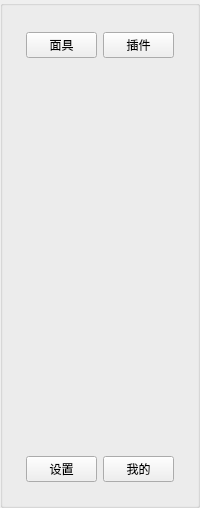
      <widget class="QGroupBox" name="groupBox">
       <property name="sizePolicy">
        <sizepolicy hsizetype="Preferred" vsizetype="Fixed">
         <horstretch>0</horstretch>
         <verstretch>0</verstretch>
        </sizepolicy>
       </property>
       <property name="minimumSize">
        <size>
         <width>200</width>
         <height>0</height>
        </size>
       </property>
       <property name="maximumSize">
        <size>
         <width>200</width>
         <height>16777215</height>
        </size>
       </property>
       <property name="styleSheet">
        <string notr="true">#groupBox{
	background-color:rgb(85, 85, 255);
	border-bottom-left-radius:20px;
	border-top-right-radius:20px;
}</string>
       </property>
       <property name="title">
        <string/>
       </property>
       <layout class="QVBoxLayout" name="verticalLayout_2">
        <item>
         <widget class="QGroupBox" name="groupBox_2">
          <property name="styleSheet">
           <string notr="true">#groupBox_2{
	border:none;
}</string>
          </property>
          <property name="title">
           <string/>
          </property>
          <layout class="QHBoxLayout" name="horizontalLayout_2">
           <item>
            <widget class="PushButton" name="mask_button">
             <property name="styleSheet">
              <string notr="true">PushButton, ToolButton, ToggleButton, ToggleToolButton {
    color: white;
    background: rgba(255, 255, 255, 0.7);
    border: 1px solid rgba(0, 0, 0, 0.073);
    border-bottom: 1px solid rgba(0, 0, 0, 0.183);
    border-radius: 5px;
    /* font: 14px 'Segoe UI', 'Microsoft YaHei'; */
    padding: 5px 12px 6px 12px;
    outline: none;
}

ToolButton {
    padding: 5px 9px 6px 8px;
}

PushButton[isPlaceholderText=true] {
    color: rgba(0, 0, 0, 0.6063);
}

PushButton[hasIcon=false] {
    padding: 5px 12px 6px 12px;
}

PushButton[hasIcon=true] {
    padding: 5px 12px 6px 36px;
}

DropDownToolButton, PrimaryDropDownToolButton {
    padding: 5px 31px 6px 8px;
}

DropDownPushButton[hasIcon=false],
PrimaryDropDownPushButton[hasIcon=false] {
    padding: 5px 31px 6px 12px;
}

DropDownPushButton[hasIcon=true],
PrimaryDropDownPushButton[hasIcon=true] {
    padding: 5px 31px 6px 36px;
}

PushButton:hover, ToolButton:hover, ToggleButton:hover, ToggleToolButton:hover {
    background: rgba(249, 249, 249, 0.5);
}

PushButton:pressed, ToolButton:pressed, ToggleButton:pressed, ToggleToolButton:pressed {
    color: rgba(0, 0, 0, 0.63);
    background: rgba(249, 249, 249, 0.3);
    border-bottom: 1px solid rgba(0, 0, 0, 0.073);
}

PushButton:disabled, ToolButton:disabled, ToggleButton:disabled, ToggleToolButton:disabled {
    color: rgba(0, 0, 0, 0.36);
    background: rgba(249, 249, 249, 0.3);
    border: 1px solid rgba(0, 0, 0, 0.06);
    border-bottom: 1px solid rgba(0, 0, 0, 0.06);
}


PrimaryPushButton,
PrimaryToolButton,
ToggleButton:checked,
ToggleToolButton:checked {
    color: white;
    background-color: #009faa;
    border: 1px solid #00a7b3;
    border-bottom: 1px solid #007780;
}

PrimaryPushButton:hover,
PrimaryToolButton:hover,
ToggleButton:checked:hover,
ToggleToolButton:checked:hover {
    background-color: #00a7b3;
    border: 1px solid #2daab3;
    border-bottom: 1px solid #007780;
}

PrimaryPushButton:pressed,
PrimaryToolButton:pressed,
ToggleButton:checked:pressed,
ToggleToolButton:checked:pressed {
    color: rgba(255, 255, 255, 0.63);
    background-color: #3eabb3;
    border: 1px solid #3eabb3;
}

PrimaryPushButton:disabled,
PrimaryToolButton:disabled,
ToggleButton:checked:disabled,
ToggleToolButton:checked:disabled {
    color: rgba(255, 255, 255, 0.9);
    background-color: rgb(205, 205, 205);
    border: 1px solid rgb(205, 205, 205);
}

SplitDropButton,
PrimarySplitDropButton {
    border-left: none;
    border-top-left-radius: 0;
    border-bottom-left-radius: 0;
}

#splitPushButton,
#splitToolButton,
#primarySplitPushButton,
#primarySplitToolButton {
    border-top-right-radius: 0;
    border-bottom-right-radius: 0;
}

#splitPushButton:pressed,
#splitToolButton:pressed,
SplitDropButton:pressed {
    border-bottom: 1px solid rgba(0, 0, 0, 0.183);
}

PrimarySplitDropButton:pressed {
    border-bottom: 1px solid #007780;
}

#primarySplitPushButton, #primarySplitToolButton {
    border-right: 1px solid #3eabb3;
}

#primarySplitPushButton:pressed, #primarySplitToolButton:pressed {
    border-bottom: 1px solid #007780;
}

HyperlinkButton {
    /* font: 14px 'Segoe UI', 'Microsoft YaHei'; */
    padding: 6px 12px 6px 12px;
    color: #009faa;
    border: none;
    border-radius: 6px;
    background-color: transparent;
}

HyperlinkButton[hasIcon=false] {
    padding: 6px 12px 6px 12px;
}

HyperlinkButton[hasIcon=true] {
    padding: 6px 12px 6px 36px;
}

HyperlinkButton:hover {
    color: #009faa;
    background-color: rgba(0, 0, 0, 10);
    border: none;
}

HyperlinkButton:pressed {
    color: #009faa;
    background-color: rgba(0, 0, 0, 6);
    border: none;
}

HyperlinkButton:disabled {
    color: rgba(0, 0, 0, 0.43);
    background-color: transparent;
    border: none;
}


RadioButton {
    min-height: 24px;
    max-height: 24px;
    background-color: transparent;
    font: 14px 'Segoe UI', 'Microsoft YaHei', 'PingFang SC';
    color: black;
}

RadioButton::indicator {
    width: 18px;
    height: 18px;
    border-radius: 11px;
    border: 2px solid #999999;
    background-color: rgba(0, 0, 0, 5);
    margin-right: 4px;
}

RadioButton::indicator:hover {
    background-color: rgba(0, 0, 0, 0);
}

RadioButton::indicator:pressed {
    border: 2px solid #bbbbbb;
    background-color: qradialgradient(spread:pad, cx:0.5, cy:0.5, radius:0.5, fx:0.5, fy:0.5,
            stop:0 rgb(255, 255, 255),
            stop:0.5 rgb(255, 255, 255),
            stop:0.6 rgb(225, 224, 223),
            stop:1 rgb(225, 224, 223));
}

RadioButton::indicator:checked {
    height: 22px;
    width: 22px;
    border: none;
    border-radius: 11px;
    background-color: qradialgradient(spread:pad, cx:0.5, cy:0.5, radius:0.5, fx:0.5, fy:0.5,
            stop:0 rgb(255, 255, 255),
            stop:0.5 rgb(255, 255, 255),
            stop:0.6 #009faa,
            stop:1 #009faa);
}

RadioButton::indicator:checked:hover {
    background-color: qradialgradient(spread:pad, cx:0.5, cy:0.5, radius:0.5, fx:0.5, fy:0.5,
            stop:0 rgb(255, 255, 255),
            stop:0.6 rgb(255, 255, 255),
            stop:0.7 #009faa,
            stop:1 #009faa);
}

RadioButton::indicator:checked:pressed {
    background-color: qradialgradient(spread:pad, cx:0.5, cy:0.5, radius:0.5, fx:0.5, fy:0.5,
            stop:0 rgb(255, 255, 255),
            stop:0.5 rgb(255, 255, 255),
            stop:0.6 #009faa,
            stop:1 #009faa);
}

RadioButton:disabled {
    color: rgba(0, 0, 0, 110);
}

RadioButton::indicator:disabled {
    border: 2px solid #bbbbbb;
    background-color: transparent;
}

RadioButton::indicator:disabled:checked {
    border: none;
    background-color: qradialgradient(spread:pad, cx:0.5, cy:0.5, radius:0.5, fx:0.5, fy:0.5,
            stop:0 rgb(255, 255, 255),
            stop:0.5 rgb(255, 255, 255),
            stop:0.6 rgba(0, 0, 0, 0.2169),
            stop:1 rgba(0, 0, 0, 0.2169));
}

TransparentToolButton,
TransparentToggleToolButton,
TransparentDropDownToolButton,
TransparentPushButton,
TransparentDropDownPushButton,
TransparentTogglePushButton {
    background-color: transparent;
    border: none;
    border-radius: 5px;
    margin: 0;
}

TransparentToolButton:hover,
TransparentToggleToolButton:hover,
TransparentDropDownToolButton:hover,
TransparentPushButton:hover,
TransparentDropDownPushButton:hover,
TransparentTogglePushButton:hover {
    background-color: rgba(0, 0, 0, 9);
    border: none;
}

TransparentToolButton:pressed,
TransparentToggleToolButton:pressed,
TransparentDropDownToolButton:pressed,
TransparentPushButton:pressed,
TransparentDropDownPushButton:pressed,
TransparentTogglePushButton:pressed {
    background-color: rgba(0, 0, 0, 6);
    border: none;
}

TransparentToolButton:disabled,
TransparentToggleToolButton:disabled,
TransparentDropDownToolButton:disabled,
TransparentPushButton:disabled,
TransparentDropDownPushButton:disabled,
TransparentTogglePushButton:disabled {
    background-color: transparent;
    border: none;
}


PillPushButton,
PillPushButton:hover,
PillPushButton:pressed,
PillPushButton:disabled,
PillPushButton:checked,
PillPushButton:checked:hover,
PillPushButton:checked:pressed,
PillPushButton:disabled:checked,
PillToolButton,
PillToolButton:hover,
PillToolButton:pressed,
PillToolButton:disabled,
PillToolButton:checked,
PillToolButton:checked:hover,
PillToolButton:checked:pressed,
PillToolButton:disabled:checked {
    background-color: transparent;
    border: none;
}
</string>
             </property>
             <property name="text">
              <string>面具</string>
             </property>
            </widget>
           </item>
           <item>
            <widget class="PushButton" name="insert_button">
             <property name="styleSheet">
              <string notr="true">PushButton, ToolButton, ToggleButton, ToggleToolButton {
    color: white;
    background: rgba(255, 255, 255, 0.7);
    border: 1px solid rgba(0, 0, 0, 0.073);
    border-bottom: 1px solid rgba(0, 0, 0, 0.183);
    border-radius: 5px;
    /* font: 14px 'Segoe UI', 'Microsoft YaHei'; */
    padding: 5px 12px 6px 12px;
    outline: none;
}

ToolButton {
    padding: 5px 9px 6px 8px;
}

PushButton[isPlaceholderText=true] {
    color: rgba(0, 0, 0, 0.6063);
}

PushButton[hasIcon=false] {
    padding: 5px 12px 6px 12px;
}

PushButton[hasIcon=true] {
    padding: 5px 12px 6px 36px;
}

DropDownToolButton, PrimaryDropDownToolButton {
    padding: 5px 31px 6px 8px;
}

DropDownPushButton[hasIcon=false],
PrimaryDropDownPushButton[hasIcon=false] {
    padding: 5px 31px 6px 12px;
}

DropDownPushButton[hasIcon=true],
PrimaryDropDownPushButton[hasIcon=true] {
    padding: 5px 31px 6px 36px;
}

PushButton:hover, ToolButton:hover, ToggleButton:hover, ToggleToolButton:hover {
    background: rgba(249, 249, 249, 0.5);
}

PushButton:pressed, ToolButton:pressed, ToggleButton:pressed, ToggleToolButton:pressed {
    color: rgba(0, 0, 0, 0.63);
    background: rgba(249, 249, 249, 0.3);
    border-bottom: 1px solid rgba(0, 0, 0, 0.073);
}

PushButton:disabled, ToolButton:disabled, ToggleButton:disabled, ToggleToolButton:disabled {
    color: rgba(0, 0, 0, 0.36);
    background: rgba(249, 249, 249, 0.3);
    border: 1px solid rgba(0, 0, 0, 0.06);
    border-bottom: 1px solid rgba(0, 0, 0, 0.06);
}


PrimaryPushButton,
PrimaryToolButton,
ToggleButton:checked,
ToggleToolButton:checked {
    color: white;
    background-color: #009faa;
    border: 1px solid #00a7b3;
    border-bottom: 1px solid #007780;
}

PrimaryPushButton:hover,
PrimaryToolButton:hover,
ToggleButton:checked:hover,
ToggleToolButton:checked:hover {
    background-color: #00a7b3;
    border: 1px solid #2daab3;
    border-bottom: 1px solid #007780;
}

PrimaryPushButton:pressed,
PrimaryToolButton:pressed,
ToggleButton:checked:pressed,
ToggleToolButton:checked:pressed {
    color: rgba(255, 255, 255, 0.63);
    background-color: #3eabb3;
    border: 1px solid #3eabb3;
}

PrimaryPushButton:disabled,
PrimaryToolButton:disabled,
ToggleButton:checked:disabled,
ToggleToolButton:checked:disabled {
    color: rgba(255, 255, 255, 0.9);
    background-color: rgb(205, 205, 205);
    border: 1px solid rgb(205, 205, 205);
}

SplitDropButton,
PrimarySplitDropButton {
    border-left: none;
    border-top-left-radius: 0;
    border-bottom-left-radius: 0;
}

#splitPushButton,
#splitToolButton,
#primarySplitPushButton,
#primarySplitToolButton {
    border-top-right-radius: 0;
    border-bottom-right-radius: 0;
}

#splitPushButton:pressed,
#splitToolButton:pressed,
SplitDropButton:pressed {
    border-bottom: 1px solid rgba(0, 0, 0, 0.183);
}

PrimarySplitDropButton:pressed {
    border-bottom: 1px solid #007780;
}

#primarySplitPushButton, #primarySplitToolButton {
    border-right: 1px solid #3eabb3;
}

#primarySplitPushButton:pressed, #primarySplitToolButton:pressed {
    border-bottom: 1px solid #007780;
}

HyperlinkButton {
    /* font: 14px 'Segoe UI', 'Microsoft YaHei'; */
    padding: 6px 12px 6px 12px;
    color: #009faa;
    border: none;
    border-radius: 6px;
    background-color: transparent;
}

HyperlinkButton[hasIcon=false] {
    padding: 6px 12px 6px 12px;
}

HyperlinkButton[hasIcon=true] {
    padding: 6px 12px 6px 36px;
}

HyperlinkButton:hover {
    color: #009faa;
    background-color: rgba(0, 0, 0, 10);
    border: none;
}

HyperlinkButton:pressed {
    color: #009faa;
    background-color: rgba(0, 0, 0, 6);
    border: none;
}

HyperlinkButton:disabled {
    color: rgba(0, 0, 0, 0.43);
    background-color: transparent;
    border: none;
}


RadioButton {
    min-height: 24px;
    max-height: 24px;
    background-color: transparent;
    font: 14px 'Segoe UI', 'Microsoft YaHei', 'PingFang SC';
    color: black;
}

RadioButton::indicator {
    width: 18px;
    height: 18px;
    border-radius: 11px;
    border: 2px solid #999999;
    background-color: rgba(0, 0, 0, 5);
    margin-right: 4px;
}

RadioButton::indicator:hover {
    background-color: rgba(0, 0, 0, 0);
}

RadioButton::indicator:pressed {
    border: 2px solid #bbbbbb;
    background-color: qradialgradient(spread:pad, cx:0.5, cy:0.5, radius:0.5, fx:0.5, fy:0.5,
            stop:0 rgb(255, 255, 255),
            stop:0.5 rgb(255, 255, 255),
            stop:0.6 rgb(225, 224, 223),
            stop:1 rgb(225, 224, 223));
}

RadioButton::indicator:checked {
    height: 22px;
    width: 22px;
    border: none;
    border-radius: 11px;
    background-color: qradialgradient(spread:pad, cx:0.5, cy:0.5, radius:0.5, fx:0.5, fy:0.5,
            stop:0 rgb(255, 255, 255),
            stop:0.5 rgb(255, 255, 255),
            stop:0.6 #009faa,
            stop:1 #009faa);
}

RadioButton::indicator:checked:hover {
    background-color: qradialgradient(spread:pad, cx:0.5, cy:0.5, radius:0.5, fx:0.5, fy:0.5,
            stop:0 rgb(255, 255, 255),
            stop:0.6 rgb(255, 255, 255),
            stop:0.7 #009faa,
            stop:1 #009faa);
}

RadioButton::indicator:checked:pressed {
    background-color: qradialgradient(spread:pad, cx:0.5, cy:0.5, radius:0.5, fx:0.5, fy:0.5,
            stop:0 rgb(255, 255, 255),
            stop:0.5 rgb(255, 255, 255),
            stop:0.6 #009faa,
            stop:1 #009faa);
}

RadioButton:disabled {
    color: rgba(0, 0, 0, 110);
}

RadioButton::indicator:disabled {
    border: 2px solid #bbbbbb;
    background-color: transparent;
}

RadioButton::indicator:disabled:checked {
    border: none;
    background-color: qradialgradient(spread:pad, cx:0.5, cy:0.5, radius:0.5, fx:0.5, fy:0.5,
            stop:0 rgb(255, 255, 255),
            stop:0.5 rgb(255, 255, 255),
            stop:0.6 rgba(0, 0, 0, 0.2169),
            stop:1 rgba(0, 0, 0, 0.2169));
}

TransparentToolButton,
TransparentToggleToolButton,
TransparentDropDownToolButton,
TransparentPushButton,
TransparentDropDownPushButton,
TransparentTogglePushButton {
    background-color: transparent;
    border: none;
    border-radius: 5px;
    margin: 0;
}

TransparentToolButton:hover,
TransparentToggleToolButton:hover,
TransparentDropDownToolButton:hover,
TransparentPushButton:hover,
TransparentDropDownPushButton:hover,
TransparentTogglePushButton:hover {
    background-color: rgba(0, 0, 0, 9);
    border: none;
}

TransparentToolButton:pressed,
TransparentToggleToolButton:pressed,
TransparentDropDownToolButton:pressed,
TransparentPushButton:pressed,
TransparentDropDownPushButton:pressed,
TransparentTogglePushButton:pressed {
    background-color: rgba(0, 0, 0, 6);
    border: none;
}

TransparentToolButton:disabled,
TransparentToggleToolButton:disabled,
TransparentDropDownToolButton:disabled,
TransparentPushButton:disabled,
TransparentDropDownPushButton:disabled,
TransparentTogglePushButton:disabled {
    background-color: transparent;
    border: none;
}


PillPushButton,
PillPushButton:hover,
PillPushButton:pressed,
PillPushButton:disabled,
PillPushButton:checked,
PillPushButton:checked:hover,
PillPushButton:checked:pressed,
PillPushButton:disabled:checked,
PillToolButton,
PillToolButton:hover,
PillToolButton:pressed,
PillToolButton:disabled,
PillToolButton:checked,
PillToolButton:checked:hover,
PillToolButton:checked:pressed,
PillToolButton:disabled:checked {
    background-color: transparent;
    border: none;
}
</string>
             </property>
             <property name="text">
              <string>插件</string>
             </property>
            </widget>
           </item>
          </layout>
         </widget>
        </item>
        <item>
         <spacer name="verticalSpacer">
          <property name="orientation">
           <enum>Qt::Vertical</enum>
          </property>
          <property name="sizeHint" stdset="0">
           <size>
            <width>20</width>
            <height>365</height>
           </size>
          </property>
         </spacer>
        </item>
        <item>
         <widget class="QGroupBox" name="groupBox_6">
          <property name="styleSheet">
           <string notr="true">#groupBox_6{
border:none
}</string>
          </property>
          <property name="title">
           <string/>
          </property>
          <layout class="QHBoxLayout" name="horizontalLayout_6">
           <item>
            <widget class="PushButton" name="PushButton">
             <property name="styleSheet">
              <string notr="true">PushButton, ToolButton, ToggleButton, ToggleToolButton {
    color: white;
    background: rgba(255, 255, 255, 0.7);
    border: 1px solid rgba(0, 0, 0, 0.073);
    border-bottom: 1px solid rgba(0, 0, 0, 0.183);
    border-radius: 5px;
    /* font: 14px 'Segoe UI', 'Microsoft YaHei'; */
    padding: 5px 12px 6px 12px;
    outline: none;
}

ToolButton {
    padding: 5px 9px 6px 8px;
}

PushButton[isPlaceholderText=true] {
    color: rgba(0, 0, 0, 0.6063);
}

PushButton[hasIcon=false] {
    padding: 5px 12px 6px 12px;
}

PushButton[hasIcon=true] {
    padding: 5px 12px 6px 36px;
}

DropDownToolButton, PrimaryDropDownToolButton {
    padding: 5px 31px 6px 8px;
}

DropDownPushButton[hasIcon=false],
PrimaryDropDownPushButton[hasIcon=false] {
    padding: 5px 31px 6px 12px;
}

DropDownPushButton[hasIcon=true],
PrimaryDropDownPushButton[hasIcon=true] {
    padding: 5px 31px 6px 36px;
}

PushButton:hover, ToolButton:hover, ToggleButton:hover, ToggleToolButton:hover {
    background: rgba(249, 249, 249, 0.5);
}

PushButton:pressed, ToolButton:pressed, ToggleButton:pressed, ToggleToolButton:pressed {
    color: rgba(0, 0, 0, 0.63);
    background: rgba(249, 249, 249, 0.3);
    border-bottom: 1px solid rgba(0, 0, 0, 0.073);
}

PushButton:disabled, ToolButton:disabled, ToggleButton:disabled, ToggleToolButton:disabled {
    color: rgba(0, 0, 0, 0.36);
    background: rgba(249, 249, 249, 0.3);
    border: 1px solid rgba(0, 0, 0, 0.06);
    border-bottom: 1px solid rgba(0, 0, 0, 0.06);
}


PrimaryPushButton,
PrimaryToolButton,
ToggleButton:checked,
ToggleToolButton:checked {
    color: white;
    background-color: #009faa;
    border: 1px solid #00a7b3;
    border-bottom: 1px solid #007780;
}

PrimaryPushButton:hover,
PrimaryToolButton:hover,
ToggleButton:checked:hover,
ToggleToolButton:checked:hover {
    background-color: #00a7b3;
    border: 1px solid #2daab3;
    border-bottom: 1px solid #007780;
}

PrimaryPushButton:pressed,
PrimaryToolButton:pressed,
ToggleButton:checked:pressed,
ToggleToolButton:checked:pressed {
    color: rgba(255, 255, 255, 0.63);
    background-color: #3eabb3;
    border: 1px solid #3eabb3;
}

PrimaryPushButton:disabled,
PrimaryToolButton:disabled,
ToggleButton:checked:disabled,
ToggleToolButton:checked:disabled {
    color: rgba(255, 255, 255, 0.9);
    background-color: rgb(205, 205, 205);
    border: 1px solid rgb(205, 205, 205);
}

SplitDropButton,
PrimarySplitDropButton {
    border-left: none;
    border-top-left-radius: 0;
    border-bottom-left-radius: 0;
}

#splitPushButton,
#splitToolButton,
#primarySplitPushButton,
#primarySplitToolButton {
    border-top-right-radius: 0;
    border-bottom-right-radius: 0;
}

#splitPushButton:pressed,
#splitToolButton:pressed,
SplitDropButton:pressed {
    border-bottom: 1px solid rgba(0, 0, 0, 0.183);
}

PrimarySplitDropButton:pressed {
    border-bottom: 1px solid #007780;
}

#primarySplitPushButton, #primarySplitToolButton {
    border-right: 1px solid #3eabb3;
}

#primarySplitPushButton:pressed, #primarySplitToolButton:pressed {
    border-bottom: 1px solid #007780;
}

HyperlinkButton {
    /* font: 14px 'Segoe UI', 'Microsoft YaHei'; */
    padding: 6px 12px 6px 12px;
    color: #009faa;
    border: none;
    border-radius: 6px;
    background-color: transparent;
}

HyperlinkButton[hasIcon=false] {
    padding: 6px 12px 6px 12px;
}

HyperlinkButton[hasIcon=true] {
    padding: 6px 12px 6px 36px;
}

HyperlinkButton:hover {
    color: #009faa;
    background-color: rgba(0, 0, 0, 10);
    border: none;
}

HyperlinkButton:pressed {
    color: #009faa;
    background-color: rgba(0, 0, 0, 6);
    border: none;
}

HyperlinkButton:disabled {
    color: rgba(0, 0, 0, 0.43);
    background-color: transparent;
    border: none;
}


RadioButton {
    min-height: 24px;
    max-height: 24px;
    background-color: transparent;
    font: 14px 'Segoe UI', 'Microsoft YaHei', 'PingFang SC';
    color: black;
}

RadioButton::indicator {
    width: 18px;
    height: 18px;
    border-radius: 11px;
    border: 2px solid #999999;
    background-color: rgba(0, 0, 0, 5);
    margin-right: 4px;
}

RadioButton::indicator:hover {
    background-color: rgba(0, 0, 0, 0);
}

RadioButton::indicator:pressed {
    border: 2px solid #bbbbbb;
    background-color: qradialgradient(spread:pad, cx:0.5, cy:0.5, radius:0.5, fx:0.5, fy:0.5,
            stop:0 rgb(255, 255, 255),
            stop:0.5 rgb(255, 255, 255),
            stop:0.6 rgb(225, 224, 223),
            stop:1 rgb(225, 224, 223));
}

RadioButton::indicator:checked {
    height: 22px;
    width: 22px;
    border: none;
    border-radius: 11px;
    background-color: qradialgradient(spread:pad, cx:0.5, cy:0.5, radius:0.5, fx:0.5, fy:0.5,
            stop:0 rgb(255, 255, 255),
            stop:0.5 rgb(255, 255, 255),
            stop:0.6 #009faa,
            stop:1 #009faa);
}

RadioButton::indicator:checked:hover {
    background-color: qradialgradient(spread:pad, cx:0.5, cy:0.5, radius:0.5, fx:0.5, fy:0.5,
            stop:0 rgb(255, 255, 255),
            stop:0.6 rgb(255, 255, 255),
            stop:0.7 #009faa,
            stop:1 #009faa);
}

RadioButton::indicator:checked:pressed {
    background-color: qradialgradient(spread:pad, cx:0.5, cy:0.5, radius:0.5, fx:0.5, fy:0.5,
            stop:0 rgb(255, 255, 255),
            stop:0.5 rgb(255, 255, 255),
            stop:0.6 #009faa,
            stop:1 #009faa);
}

RadioButton:disabled {
    color: rgba(0, 0, 0, 110);
}

RadioButton::indicator:disabled {
    border: 2px solid #bbbbbb;
    background-color: transparent;
}

RadioButton::indicator:disabled:checked {
    border: none;
    background-color: qradialgradient(spread:pad, cx:0.5, cy:0.5, radius:0.5, fx:0.5, fy:0.5,
            stop:0 rgb(255, 255, 255),
            stop:0.5 rgb(255, 255, 255),
            stop:0.6 rgba(0, 0, 0, 0.2169),
            stop:1 rgba(0, 0, 0, 0.2169));
}

TransparentToolButton,
TransparentToggleToolButton,
TransparentDropDownToolButton,
TransparentPushButton,
TransparentDropDownPushButton,
TransparentTogglePushButton {
    background-color: transparent;
    border: none;
    border-radius: 5px;
    margin: 0;
}

TransparentToolButton:hover,
TransparentToggleToolButton:hover,
TransparentDropDownToolButton:hover,
TransparentPushButton:hover,
TransparentDropDownPushButton:hover,
TransparentTogglePushButton:hover {
    background-color: rgba(0, 0, 0, 9);
    border: none;
}

TransparentToolButton:pressed,
TransparentToggleToolButton:pressed,
TransparentDropDownToolButton:pressed,
TransparentPushButton:pressed,
TransparentDropDownPushButton:pressed,
TransparentTogglePushButton:pressed {
    background-color: rgba(0, 0, 0, 6);
    border: none;
}

TransparentToolButton:disabled,
TransparentToggleToolButton:disabled,
TransparentDropDownToolButton:disabled,
TransparentPushButton:disabled,
TransparentDropDownPushButton:disabled,
TransparentTogglePushButton:disabled {
    background-color: transparent;
    border: none;
}


PillPushButton,
PillPushButton:hover,
PillPushButton:pressed,
PillPushButton:disabled,
PillPushButton:checked,
PillPushButton:checked:hover,
PillPushButton:checked:pressed,
PillPushButton:disabled:checked,
PillToolButton,
PillToolButton:hover,
PillToolButton:pressed,
PillToolButton:disabled,
PillToolButton:checked,
PillToolButton:checked:hover,
PillToolButton:checked:pressed,
PillToolButton:disabled:checked {
    background-color: transparent;
    border: none;
}
</string>
             </property>
             <property name="text">
              <string>设置</string>
             </property>
            </widget>
           </item>
           <item>
            <widget class="PushButton" name="my_button">
             <property name="styleSheet">
              <string notr="true">PushButton, ToolButton, ToggleButton, ToggleToolButton {
    color: white;
    background: rgba(255, 255, 255, 0.7);
    border: 1px solid rgba(0, 0, 0, 0.073);
    border-bottom: 1px solid rgba(0, 0, 0, 0.183);
    border-radius: 5px;
    /* font: 14px 'Segoe UI', 'Microsoft YaHei'; */
    padding: 5px 12px 6px 12px;
    outline: none;
}

ToolButton {
    padding: 5px 9px 6px 8px;
}

PushButton[isPlaceholderText=true] {
    color: rgba(0, 0, 0, 0.6063);
}

PushButton[hasIcon=false] {
    padding: 5px 12px 6px 12px;
}

PushButton[hasIcon=true] {
    padding: 5px 12px 6px 36px;
}

DropDownToolButton, PrimaryDropDownToolButton {
    padding: 5px 31px 6px 8px;
}

DropDownPushButton[hasIcon=false],
PrimaryDropDownPushButton[hasIcon=false] {
    padding: 5px 31px 6px 12px;
}

DropDownPushButton[hasIcon=true],
PrimaryDropDownPushButton[hasIcon=true] {
    padding: 5px 31px 6px 36px;
}

PushButton:hover, ToolButton:hover, ToggleButton:hover, ToggleToolButton:hover {
    background: rgba(249, 249, 249, 0.5);
}

PushButton:pressed, ToolButton:pressed, ToggleButton:pressed, ToggleToolButton:pressed {
    color: rgba(0, 0, 0, 0.63);
    background: rgba(249, 249, 249, 0.3);
    border-bottom: 1px solid rgba(0, 0, 0, 0.073);
}

PushButton:disabled, ToolButton:disabled, ToggleButton:disabled, ToggleToolButton:disabled {
    color: rgba(0, 0, 0, 0.36);
    background: rgba(249, 249, 249, 0.3);
    border: 1px solid rgba(0, 0, 0, 0.06);
    border-bottom: 1px solid rgba(0, 0, 0, 0.06);
}


PrimaryPushButton,
PrimaryToolButton,
ToggleButton:checked,
ToggleToolButton:checked {
    color: white;
    background-color: #009faa;
    border: 1px solid #00a7b3;
    border-bottom: 1px solid #007780;
}

PrimaryPushButton:hover,
PrimaryToolButton:hover,
ToggleButton:checked:hover,
ToggleToolButton:checked:hover {
    background-color: #00a7b3;
    border: 1px solid #2daab3;
    border-bottom: 1px solid #007780;
}

PrimaryPushButton:pressed,
PrimaryToolButton:pressed,
ToggleButton:checked:pressed,
ToggleToolButton:checked:pressed {
    color: rgba(255, 255, 255, 0.63);
    background-color: #3eabb3;
    border: 1px solid #3eabb3;
}

PrimaryPushButton:disabled,
PrimaryToolButton:disabled,
ToggleButton:checked:disabled,
ToggleToolButton:checked:disabled {
    color: rgba(255, 255, 255, 0.9);
    background-color: rgb(205, 205, 205);
    border: 1px solid rgb(205, 205, 205);
}

SplitDropButton,
PrimarySplitDropButton {
    border-left: none;
    border-top-left-radius: 0;
    border-bottom-left-radius: 0;
}

#splitPushButton,
#splitToolButton,
#primarySplitPushButton,
#primarySplitToolButton {
    border-top-right-radius: 0;
    border-bottom-right-radius: 0;
}

#splitPushButton:pressed,
#splitToolButton:pressed,
SplitDropButton:pressed {
    border-bottom: 1px solid rgba(0, 0, 0, 0.183);
}

PrimarySplitDropButton:pressed {
    border-bottom: 1px solid #007780;
}

#primarySplitPushButton, #primarySplitToolButton {
    border-right: 1px solid #3eabb3;
}

#primarySplitPushButton:pressed, #primarySplitToolButton:pressed {
    border-bottom: 1px solid #007780;
}

HyperlinkButton {
    /* font: 14px 'Segoe UI', 'Microsoft YaHei'; */
    padding: 6px 12px 6px 12px;
    color: #009faa;
    border: none;
    border-radius: 6px;
    background-color: transparent;
}

HyperlinkButton[hasIcon=false] {
    padding: 6px 12px 6px 12px;
}

HyperlinkButton[hasIcon=true] {
    padding: 6px 12px 6px 36px;
}

HyperlinkButton:hover {
    color: #009faa;
    background-color: rgba(0, 0, 0, 10);
    border: none;
}

HyperlinkButton:pressed {
    color: #009faa;
    background-color: rgba(0, 0, 0, 6);
    border: none;
}

HyperlinkButton:disabled {
    color: rgba(0, 0, 0, 0.43);
    background-color: transparent;
    border: none;
}


RadioButton {
    min-height: 24px;
    max-height: 24px;
    background-color: transparent;
    font: 14px 'Segoe UI', 'Microsoft YaHei', 'PingFang SC';
    color: black;
}

RadioButton::indicator {
    width: 18px;
    height: 18px;
    border-radius: 11px;
    border: 2px solid #999999;
    background-color: rgba(0, 0, 0, 5);
    margin-right: 4px;
}

RadioButton::indicator:hover {
    background-color: rgba(0, 0, 0, 0);
}

RadioButton::indicator:pressed {
    border: 2px solid #bbbbbb;
    background-color: qradialgradient(spread:pad, cx:0.5, cy:0.5, radius:0.5, fx:0.5, fy:0.5,
            stop:0 rgb(255, 255, 255),
            stop:0.5 rgb(255, 255, 255),
            stop:0.6 rgb(225, 224, 223),
            stop:1 rgb(225, 224, 223));
}

RadioButton::indicator:checked {
    height: 22px;
    width: 22px;
    border: none;
    border-radius: 11px;
    background-color: qradialgradient(spread:pad, cx:0.5, cy:0.5, radius:0.5, fx:0.5, fy:0.5,
            stop:0 rgb(255, 255, 255),
            stop:0.5 rgb(255, 255, 255),
            stop:0.6 #009faa,
            stop:1 #009faa);
}

RadioButton::indicator:checked:hover {
    background-color: qradialgradient(spread:pad, cx:0.5, cy:0.5, radius:0.5, fx:0.5, fy:0.5,
            stop:0 rgb(255, 255, 255),
            stop:0.6 rgb(255, 255, 255),
            stop:0.7 #009faa,
            stop:1 #009faa);
}

RadioButton::indicator:checked:pressed {
    background-color: qradialgradient(spread:pad, cx:0.5, cy:0.5, radius:0.5, fx:0.5, fy:0.5,
            stop:0 rgb(255, 255, 255),
            stop:0.5 rgb(255, 255, 255),
            stop:0.6 #009faa,
            stop:1 #009faa);
}

RadioButton:disabled {
    color: rgba(0, 0, 0, 110);
}

RadioButton::indicator:disabled {
    border: 2px solid #bbbbbb;
    background-color: transparent;
}

RadioButton::indicator:disabled:checked {
    border: none;
    background-color: qradialgradient(spread:pad, cx:0.5, cy:0.5, radius:0.5, fx:0.5, fy:0.5,
            stop:0 rgb(255, 255, 255),
            stop:0.5 rgb(255, 255, 255),
            stop:0.6 rgba(0, 0, 0, 0.2169),
            stop:1 rgba(0, 0, 0, 0.2169));
}

TransparentToolButton,
TransparentToggleToolButton,
TransparentDropDownToolButton,
TransparentPushButton,
TransparentDropDownPushButton,
TransparentTogglePushButton {
    background-color: transparent;
    border: none;
    border-radius: 5px;
    margin: 0;
}

TransparentToolButton:hover,
TransparentToggleToolButton:hover,
TransparentDropDownToolButton:hover,
TransparentPushButton:hover,
TransparentDropDownPushButton:hover,
TransparentTogglePushButton:hover {
    background-color: rgba(0, 0, 0, 9);
    border: none;
}

TransparentToolButton:pressed,
TransparentToggleToolButton:pressed,
TransparentDropDownToolButton:pressed,
TransparentPushButton:pressed,
TransparentDropDownPushButton:pressed,
TransparentTogglePushButton:pressed {
    background-color: rgba(0, 0, 0, 6);
    border: none;
}

TransparentToolButton:disabled,
TransparentToggleToolButton:disabled,
TransparentDropDownToolButton:disabled,
TransparentPushButton:disabled,
TransparentDropDownPushButton:disabled,
TransparentTogglePushButton:disabled {
    background-color: transparent;
    border: none;
}


PillPushButton,
PillPushButton:hover,
PillPushButton:pressed,
PillPushButton:disabled,
PillPushButton:checked,
PillPushButton:checked:hover,
PillPushButton:checked:pressed,
PillPushButton:disabled:checked,
PillToolButton,
PillToolButton:hover,
PillToolButton:pressed,
PillToolButton:disabled,
PillToolButton:checked,
PillToolButton:checked:hover,
PillToolButton:checked:pressed,
PillToolButton:disabled:checked {
    background-color: transparent;
    border: none;
}
</string>
             </property>
             <property name="text">
              <string>我的</string>
             </property>
            </widget>
           </item>
          </layout>
         </widget>
        </item>
       </layout>
      </widget>
